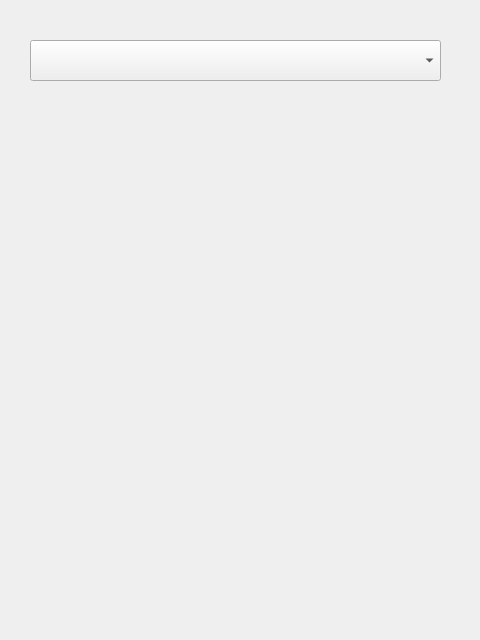
<?xml version="1.0" encoding="UTF-8"?>
<ui version="4.0">
 <class>Form</class>
 <widget class="QWidget" name="Form">
  <property name="geometry">
   <rect>
    <x>0</x>
    <y>0</y>
    <width>480</width>
    <height>640</height>
   </rect>
  </property>
  <property name="windowTitle">
   <string>Form</string>
  </property>
  <widget class="QComboBox" name="comboBox">
   <property name="geometry">
    <rect>
     <x>30</x>
     <y>40</y>
     <width>411</width>
     <height>41</height>
    </rect>
   </property>
  </widget>
 </widget>
 <resources/>
 <connections/>
</ui>
